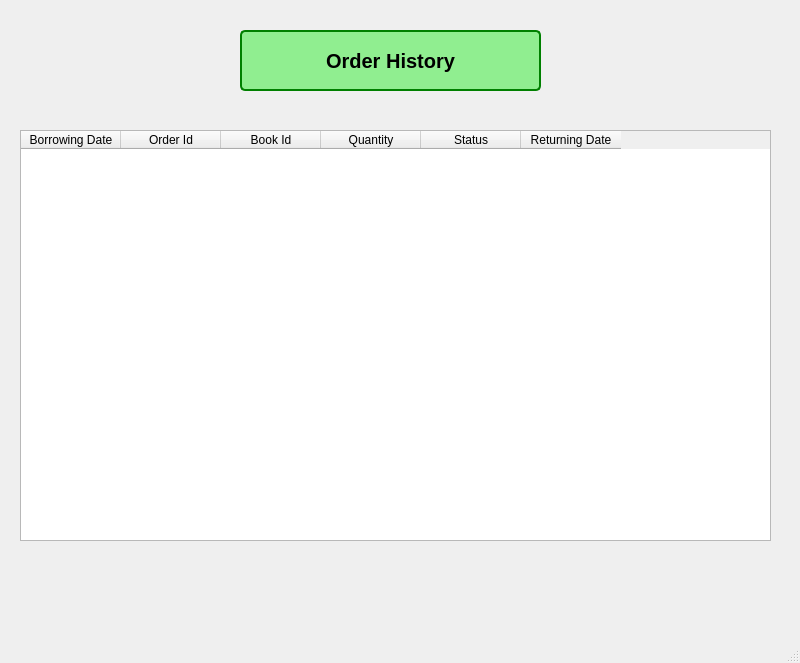
<?xml version="1.0" encoding="UTF-8"?>
<ui version="4.0">
 <class>MainWindow</class>
 <widget class="QMainWindow" name="MainWindow">
  <property name="geometry">
   <rect>
    <x>0</x>
    <y>0</y>
    <width>800</width>
    <height>663</height>
   </rect>
  </property>
  <property name="windowTitle">
   <string>MainWindow</string>
  </property>
  <widget class="QWidget" name="centralwidget">
   <widget class="QLabel" name="label">
    <property name="geometry">
     <rect>
      <x>0</x>
      <y>0</y>
      <width>811</width>
      <height>641</height>
     </rect>
    </property>
    <property name="text">
     <string/>
    </property>
    <property name="pixmap">
     <pixmap>../images/pic_background.jpg</pixmap>
    </property>
    <property name="scaledContents">
     <bool>true</bool>
    </property>
   </widget>
   <widget class="QLabel" name="label_2">
    <property name="geometry">
     <rect>
      <x>240</x>
      <y>30</y>
      <width>301</width>
      <height>61</height>
     </rect>
    </property>
    <property name="font">
     <font>
      <pointsize>-1</pointsize>
      <weight>75</weight>
      <bold>true</bold>
     </font>
    </property>
    <property name="styleSheet">
     <string notr="true"> QLabel {
        font-size: 20px;
        font-weight: bold;
        color: black;
        border: 2px solid green;
        padding: 10px;
        background-color: lightgreen;
        border-radius: 5px;
    }</string>
    </property>
    <property name="text">
     <string>Order History</string>
    </property>
    <property name="alignment">
     <set>Qt::AlignCenter</set>
    </property>
   </widget>
   <widget class="QTableWidget" name="tableWidget">
    <property name="geometry">
     <rect>
      <x>20</x>
      <y>130</y>
      <width>751</width>
      <height>411</height>
     </rect>
    </property>
    <column>
     <property name="text">
      <string>Borrowing Date</string>
     </property>
    </column>
    <column>
     <property name="text">
      <string>Order Id</string>
     </property>
    </column>
    <column>
     <property name="text">
      <string>Book Id</string>
     </property>
    </column>
    <column>
     <property name="text">
      <string>Quantity</string>
     </property>
    </column>
    <column>
     <property name="text">
      <string>Status</string>
     </property>
    </column>
    <column>
     <property name="text">
      <string>Returning Date</string>
     </property>
    </column>
   </widget>
  </widget>
  <widget class="QMenuBar" name="menubar">
   <property name="geometry">
    <rect>
     <x>0</x>
     <y>0</y>
     <width>800</width>
     <height>18</height>
    </rect>
   </property>
  </widget>
  <widget class="QStatusBar" name="statusbar"/>
 </widget>
 <resources/>
 <connections/>
</ui>
